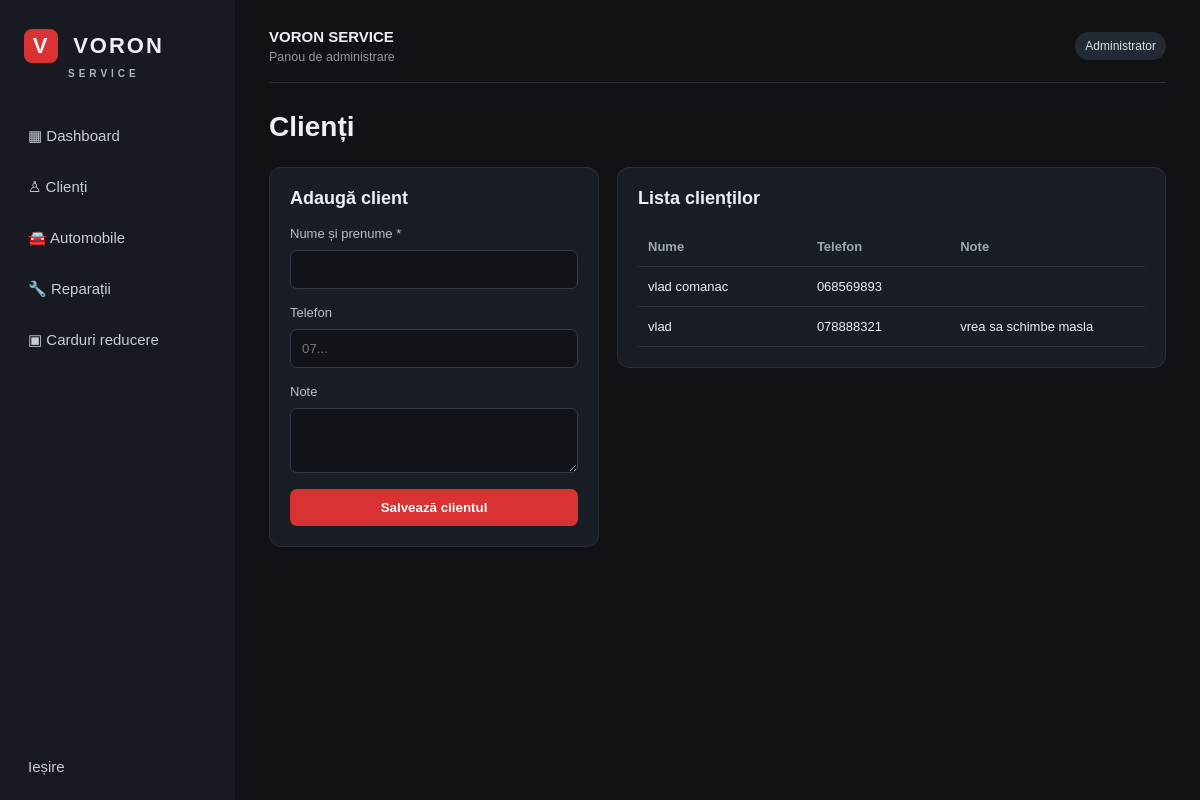
The page /clients (signed in) on the database its author committed.
### tables this page shows
CREATE TABLE clients(id INTEGER PRIMARY KEY, name TEXT NOT NULL, phone TEXT, notes TEXT);

### app.py (the view, shortened to what this page needs)
@app.route("/clients", methods=["GET","POST"])
@login_required
def clients():
    with connect() as c:
        rows = c.execute("SELECT * FROM clients ORDER BY id DESC").fetchall()
    return render_template("clients.html", rows=rows)

### app.py (called while the page is built)
def connect():
    c = sqlite3.connect(DB_PATH)
    c.row_factory = sqlite3.Row
    return c

def login_required(fn):
    @wraps(fn)
    def wrapper(*a, **kw):
        if not session.get("user_id"):
            return redirect(url_for("login"))
        return fn(*a, **kw)
    return wrapper

@app.context_processor
def common():
    return {"tiers": TIERS}

### templates/clients.html
{% extends "base.html" %}{% block content %}<h1>Clienți</h1><div class="grid"><form class="panel form" method="post"><h2>Adaugă client</h2><label>Nume și prenume *</label><input name="name" required><label>Telefon</label><input name="phone" placeholder="07..."><label>Note</label><textarea name="notes"></textarea><button>Salvează clientul</button></form>
<div class="panel"><h2>Lista clienților</h2>{% if rows %}<div class="tablewrap"><table><tr><th>Nume</th><th>Telefon</th><th>Note</th></tr>{% for r in rows %}<tr><td>{{r.name}}</td><td>{{r.phone}}</td><td>{{r.notes}}</td></tr>{% endfor %}</table></div>{% else %}<p class="muted">Adaugă primul client.</p>{% endif %}</div></div>{% endblock %}

### static/style.css (style rules this page uses)
* { box-sizing:border-box }
body { margin:0;background:#101216;color:#edf0f4;font:15px Arial,sans-serif }
h1 { font-size:28px;margin:0 0 8px }
h2 { font-size:18px;margin:0 0 18px }
.stat,.panel { background:#191d24;border:1px solid #2a303a;border-radius:12px;padding:20px }
.grid { display:grid;grid-template-columns:minmax(250px,330px) minmax(0,1fr);gap:18px;margin-top:24px;align-items:start }
.form { display:grid;gap:9px }
.form h2 { margin-bottom:8px }
label { font-size:13px;color:#b9c0ca }
input,select,textarea { width:100%;background:#101318;border:1px solid #343b46;border-radius:7px;padding:11px;color:#f3f4f6;margin-bottom:7px }
textarea { min-height:65px;resize:vertical }
button,.btn { background:#d83232;border:0;color:white;border-radius:7px;padding:11px 14px;font-weight:bold;cursor:pointer;text-decoration:none;display:inline-block }
.tablewrap { overflow-x:auto }
table { width:100%;border-collapse:collapse;min-width:570px }
th,td { text-align:left;padding:12px 10px;border-bottom:1px solid #2c323c;font-size:13px;vertical-align:middle }
th { color:#9ea7b4;font-weight:600 }

### rows shown on the page
clients: name "vlad comanac", phone "068569893"
clients: name "vlad", phone "078888321", notes "vrea sa schimbe masla"
